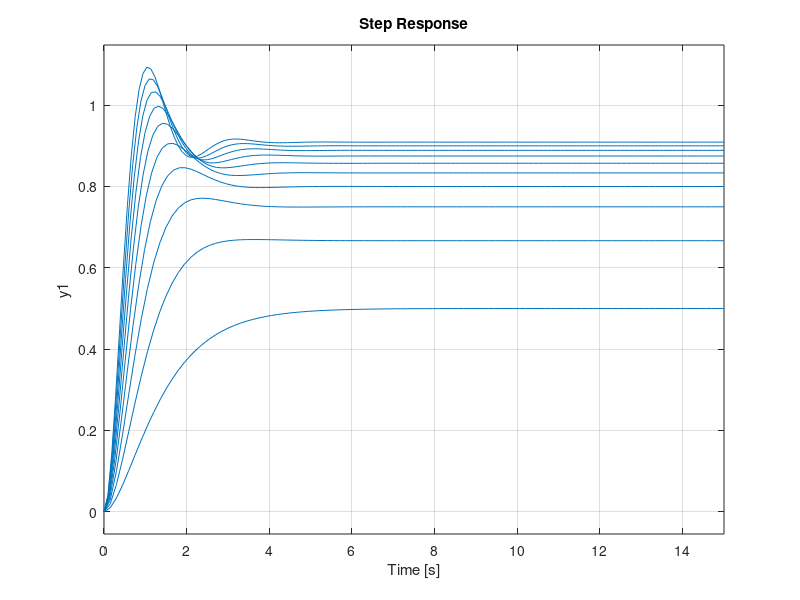

The MATLAB script that drew this image:
% PID example

clear all
clc

num = [1];
denom = [1 3 1];

G = tf(num, denom);
H = [1];

for i = 1:1:10
    kp = i;
    kd = 0;
    ki = 0;
    PID = pid(kp, ki, kd);
    M_PID = feedback(G*PID, H);
    step(M_PID, 15)
    hold on
end

% for j = 0: +5: 50
%     kp = 100;
%     kd = j;
%     ki = 2;
%     PID = pid(kp, ki, kd);
%     M_PID = feedback(G*PID, H);
%     step(M_PID, 5)
%     hold on
% end

% for k = 0: +1: 10
%     kp = 10;
%     kd = 0;
%     ki = k;
%     PID = pid(kp, ki, kd);
%     M_PID = feedback(G*PID, H);
%     step(M_PID, 15)
%     hold on
% end

hold off
